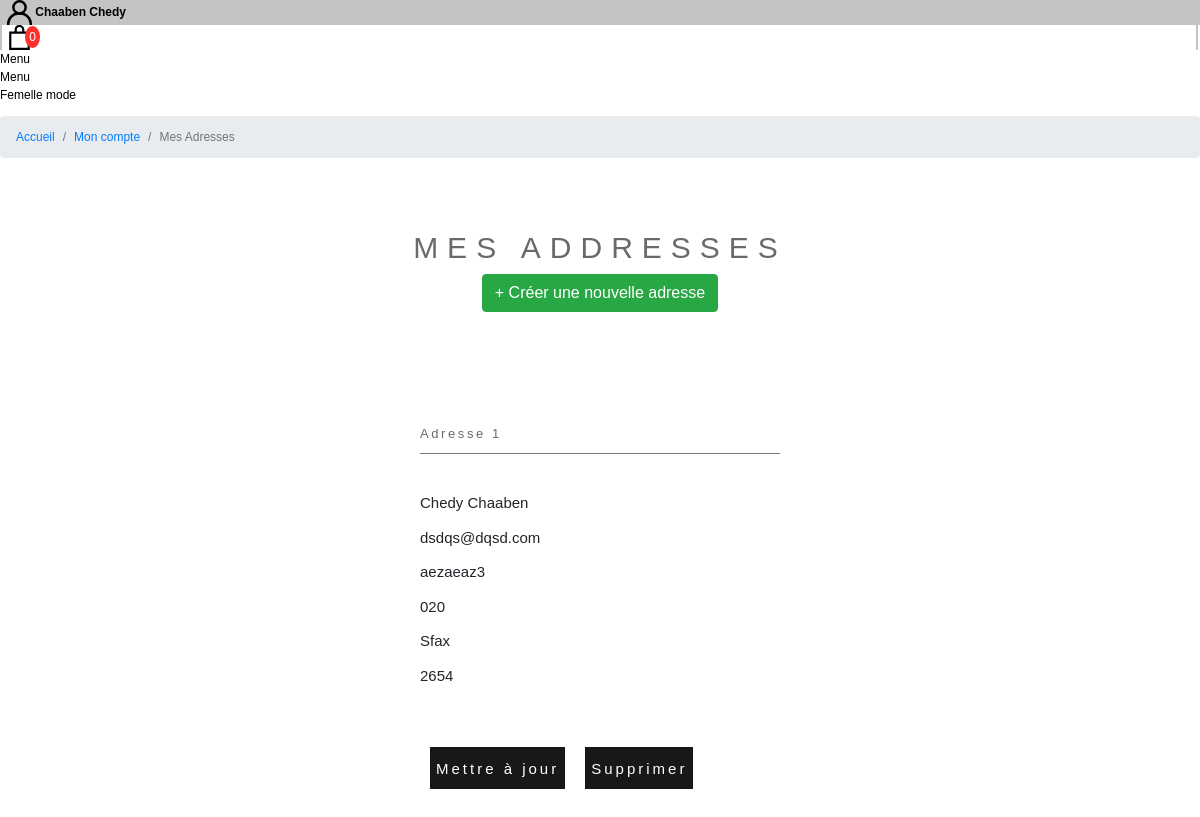
Screenshot of /account/adresses/ (signed in) with the database file from the repository.
### users/models.py (models this page shows, shortened)
class Account(AbstractBaseUser):
	prenom 					= models.CharField(max_length=30)
	nom 					= models.CharField(max_length=30)
	phone 					= models.CharField(max_length=30)
	email 					= models.EmailField(verbose_name="email", max_length=60, unique=True)
	date_joined				= models.DateTimeField(verbose_name='date joined', auto_now_add=True)
	last_login				= models.DateTimeField(verbose_name='last login', auto_now=True)
	is_admin				= models.BooleanField(default=False)
	is_active				= models.BooleanField(default=True)
	is_staff				= models.BooleanField(default=False)
	is_superuser			= models.BooleanField(default=False)
	USERNAME_FIELD = 'email' #login field
	objects = MyAccountManager()
	def __str__(self):
		return self.email

### femalemodeapp/models.py (models this page shows, shortened)
class Adresse(models.Model):
    user = models.ForeignKey(Account,on_delete=models.CASCADE, blank=True, null=True)
    prenom = models.CharField(max_length=50)
    nom = models.CharField(max_length=50)
    societe = models.CharField(max_length=50, blank=True, null=True)
    adresse = models.CharField(max_length=50)
    adresse2 = models.CharField(max_length=50, blank=True, null=True)
    codepostal = models.CharField(max_length=50, blank=True, null=True)
    ville = models.CharField(max_length=50)
    telephone = models.CharField(max_length=50)

### femalemodeapp/views.py (the view)
# urls.py: path('account/adresses/',femalemodeappviews.adresses, name='adresses'),
@login_required
def adresses(request):
    context = {
        'adresses': Adresse.objects.filter(user=request.user),
    }
    return render(request, 'adresses.html', context)

### femalemode/context_processors.py (called while the page is built, shortened)
def context_to_all_templates(request):
    quantity_of_articles = 0
    cart_total = 0
    if request.user.is_authenticated:
        biglist = OrderArticle.objects.filter(user=request.user, ordered=False)
        for element in range (len(biglist)):
            quantity_of_articles += biglist[element].quantity
            cart_total += (biglist[element].article.prix * biglist[element].quantity)
        count_articles = len(biglist)
        all_orderarticles = OrderArticle.objects.filter(user=request.user, ordered=False)
    return {'quantity_of_articles': quantity_of_articles,
            'cart_total': cart_total ,
            'count_articles': count_articles ,
            'all_orderarticles':all_orderarticles ,
            }

### templates/adresses.html (shortened to what this page needs)
{% extends "base.html" %}
{% load static %}
{% block content %}
<section class="section-breadcrumb">
    <nav aria-label="breadcrumb">
        <ol class="breadcrumb">
        <li class="breadcrumb-item"><a href="{% url 'homepage' %}" >Accueil</a></li>
        <li class="breadcrumb-item"><a href="{% url 'account' %}">Mon compte</a></li>
        <li class="breadcrumb-item active" aria-current="page">Mes Adresses</li>
        </ol>
    </nav>
</section>
<section class="section-addresses">
    <header>
          <h1>MES ADDRESSES</h1>
          <a href="{% url 'cree_adresse' %}"><button type="button" class="btn btn-success">+ Créer une nouvelle adresse</button></a>
    </header>
    <section>
        {% for adresse in adresses %}
        <div class="addresses-box">
            <div class="top">
                <span>Adresse {{ forloop.counter }}</span>
            </div>
            <div class="center">
                    <div>
                        <p>
                        {% if adresse.prenom != None and adresse.nom != None %}
                        <div class="center-line">
                            <span>{{adresse.prenom}} {{adresse.nom}}</span>
                        </div>
                        {%endif%}
                        {% if adresse.adresse != None %}
                        <div class="center-line">
                            <span>{{adresse.adresse}}</span>
                        </div>
                        {%endif%}
                        {% if adresse.adresse2 != None %}
                        <div class="center-line">
                            <span>{{adresse.adresse2}}</span>
                        </div>
                        {%endif%}
                        {% if adresse.codepostal != None %}
                        <div class="center-line">
                            <span>{{adresse.codepostal}}</span>
                        </div>
                        {%endif%}
                        {% if adresse.ville != None %}
                        <div class="center-line">
                            <span>{{adresse.ville}}</span>
                        </div>
                        {%endif%}
                        {% if adresse.telephone != None %}
                        <div class="center-line">
                            <span>{{adresse.telephone}}</span>
                        </div>
                        {%endif%}
                        </p>
                    </div>
            </div>
            <div class="bottom">
                <a href="{% url 'modifieradresse' adresse.id %}"><button>Mettre à jour</button></a>
                <a href="{% url 'deleteadresse' adresse.id %}"><button>Supprimer</button></a>
            </div>
        </div>
        {% endfor %}
    </section>
</section>
{% endblock content %}

### templates/base.html (shortened to what this page needs)
{% load static %}
<!DOCTYPE html>
<html lang="fr" data-wf-page="60ffb35d970418db2cf89e25" data-wf-site="60ffb1a292950ba4c3b0f731" class=" w-mod-js w-mod-ix">
<head>
    <link href="https://uploads-ssl.webflow.com/60ffb1a292950ba4c3b0f731/css/dima-kutsenko.webflow.719850943.min.css" rel="stylesheet" type="text/css">
    <link rel="stylesheet" href="https://stackpath.bootstrapcdn.com/bootstrap/4.4.1/css/bootstrap.min.css">
    <link rel="stylesheet" href="{% static 'static/css/base.css' %}?v={% now "HMf" %}">
    <link rel="stylesheet" href="{% static 'static/css/homepage.css' %}?v={% now "HMf" %}">
    <link rel="stylesheet" href="{% static 'static/css/other.css' %}?v={% now "HMf" %}">
</head>
<body class="body">
    <div class="nav-bar padd-10 difference is--fixed col-wh is--main" style="position: relative;">
        <div class="nav__conteiner flex-btw is--all">
            <div class="headerBar_rightnav_login">
                <a href="{% if request.user.is_authenticated %}{% url 'account' %}{%else%}{% url 'login' %}{%endif%}" target="_self">
                    <span>{% if request.user.is_authenticated %} {%if request.user.nom != '' and request.user.prenom != '' %}{{request.user.nom}} {{request.user.prenom}}{%else%}{{request.user.email}}{%endif%} {%else%}Connxion{%endif%}</span>
                </a>
            </div>
            <div class="headerBar_rightnav_cart">
                <a href="{% url 'cart' %}" target="_self">
                    <svg class="Icon Icon--cart-desktop" role="presentation" viewBox="0 0 19 23"><path d="M0 22.985V5.995L2 6v.03l17-.014v16.968H0zm17-15H2v13h15v-13zm-5-2.882c0-2.04-.493-3.203-2.5-3.203-2 0-2.5 1.164-2.5 3.203v.912H5V4.647C5 1.19 7.274 0 9.5 0 11.517 0 14 1.354 14 4.647v1.368h-2v-.912z" fill="currentColor"></path></svg>
                    <span class="cart-products-count">
                        {%if quantity_of_articles == 0%}
                        0
                        {%else%}
                        <script>
                        document.write({%for orderarticle in all_orderarticles %} + {{orderarticle.quantity}} {%endfor%});
                        </script>
                        {%endif%}
                    </span>
                </a>
            </div>
            <div data-w-id="fd0cc08b-093d-4aa6-383a-0559852b3721" class="nav__menu overfl-hid is--all">
                <div class="nav__menu-text p col-wh">
                    <span class="hov-out is--1" style="color: black;">Menu</span>
                </div>
                <div class="nav__menu-text p-it col-wh hov-in-parent">
                    <span class="hov-in is--1" style="color: black;">Menu</span>
                </div>
            </div>
        </div>
        <div class="nav__logo-conteiner">
            <div class="nav__logo h2-it" style="color: black;">
                <a href="/" style="color: inherit;text-decoration: none;cursor: pointer;">Femelle mode</a>
            </div>
        </div>
    </div>
    {% block content %}
    {% endblock content %}
</body>
</html>

### templates/static/css/base.css (style rules this page uses)
body { font-family: 'Montserrat', sans-serif; font-size: 12px; background-color: #FFFFFF; width: 100%; height: 100%; min-height:100vh; display: block; overflow-x: hidden; }
button { background: transparent; box-shadow: 0px 0px 0px transparent; border: 0px solid transparent; text-shadow: 0px 0px 0px transparent; }
.headerBar_rightnav_login { border-left: #C4C4C4 2px solid; padding: 0 5px; transition: 0.3s; }
.headerBar_rightnav_login a { text-decoration: none; padding: 30px 0px; }
.headerBar_rightnav_login svg { width: 25px; height: 25px; color: #000; }
.headerBar_rightnav_login span { color: #000; font-weight: 600; }
.headerBar_rightnav_cart { border-left: #C4C4C4 2px solid; border-right: #C4C4C4 2px solid; margin-right: 2px; padding: 0 5px; transition: 0.3s; }
.headerBar_rightnav_cart a { text-decoration: none; padding: 30px 0px; }
.headerBar_rightnav_cart svg { width: 25px; height: 25px; color: #000; }
.cart-products-count { font-size: 12px; color: #fff; background-color: #fd322c; border-radius: 100%; line-height: 12px; padding: 4px 4px; margin-left: -10px; }

### templates/static/css/homepage.css (style rules this page uses)
ol { display: block; list-style-type: decimal; margin-block-start: 1em; margin-block-end: 1em; margin-inline-start: 0px; margin-inline-end: 0px; padding-inline-start: 40px; }

### templates/static/css/other.css (style rules this page uses)
ol { display: block; list-style-type: decimal; margin-block-start: 1em; margin-block-end: 1em; margin-inline-start: 0px; margin-inline-end: 0px; padding-inline-start: 40px; }
.addresses-box { flex: 1 1 30%; margin: 0 10px; }
.addresses-box .top { padding: 10px 0px; line-height: 30px; color: #6a6a6a; font: normal normal normal 13px/1.4em avenir-lt-w01_35-light1475496,sans-serif; letter-spacing: 0.2em; }
.addresses-box .center { border-top: solid 1px; border-color: #7a7a7a; padding: 22px 0px; }
.addresses-box .center-line { display: flex; justify-content: space-between; padding-bottom: 12px; font-weight: 500; }
.addresses-box .bottom button { font: normal normal normal 15px/1.4em avenir-lt-w01_35-light1475496,sans-serif; width: 100%; border-color: #181818; background-color: #181818; color: #FFFFFF; height: 42px; letter-spacing: 0.2em; }
.section-addresses { position: relative; width: 100%; min-height: 50vh; padding: 7vh 0px; display: flex; flex-direction: column; }
.section-addresses header { display: flex; flex-direction: column; text-align: center; letter-spacing: 0.1em; font-size: 15px; margin-bottom: 50px; }
.section-addresses header h1 { font-size: 30px; text-transform: uppercase; letter-spacing: 0.3em; color: #6a6a6a; }
.section-addresses section { display: flex; justify-content: center; flex-wrap: wrap; flex-direction: row; font-size: 15px; font-weight: 300; }
.section-addresses .addresses-box { flex: 1 1 30%; margin: 20px 20px; max-width: 30%; }
.section-addresses .addresses-box .bottom { display: flex; flex-wrap: nowrap; flex-direction: row; }
.section-addresses .addresses-box .bottom a { margin: 10px; }

### templates/base.html (style rules this page uses)
@media screen and (min-width: 1200px) { body { height: 100vh !important; } }

### rows the page displays
Account: user.nom "Chaaben", user.prenom "Chedy"
Adresse: prenom "Chedy", nom "Chaaben", adresse "dsdqs@dqsd.com", adresse2 "aezaeaz3", codepostal "020", ville "Sfax", telephone "2654"
